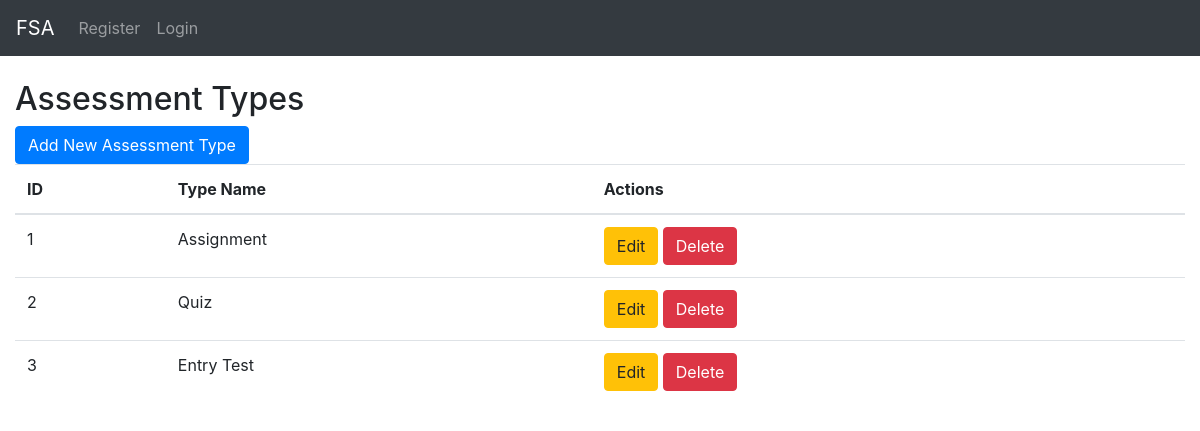
Page /assessments/assessmenttype on the committed database.
### assessments/models.py (models this page shows, shortened)
class AssessmentType(models.Model):
    type_name = models.CharField(max_length=50, unique=True)
    class Meta:
        verbose_name = "Assessment Type"
        verbose_name_plural = "Assessment Types"

### assessments/views_type.py (the view)
# urls.py: path('assessmenttype', AssessmentTypeListView.as_view(), name='assessmenttype_list'),
class AssessmentTypeListView(View):
    def get(self, request):
        assessment_types = AssessmentType.objects.all()
        return render(request, 'assessmenttype/assessment_type_list.html', {'assessment_types': assessment_types})

### assessments/templates/assessmenttype/assessment_type_list.html (shortened to what this page needs)
{% extends 'base.html' %}
{% load static %}
{% block content %}
<h2>Assessment Types</h2>
<a href="{% url 'assessment:assessmenttype_create' %}" class="btn btn-primary">Add New Assessment Type</a>
<table class="table">
    <thead>
        <tr>
            <th>ID</th>
            <th>Type Name</th>
            <th>Actions</th>
        </tr>
    </thead>
    <tbody>
        {% for assessment_type in assessment_types %}
        <tr>
            <td>{{ assessment_type.id }}</td>
            <td>{{ assessment_type.type_name }}</td>
            <td>
                <a href="{% url 'assessment:assessmenttype_update' assessment_type.id %}" class="btn btn-warning">Edit</a>
                <form action="{% url 'assessment:assessmenttype_delete' assessment_type.id %}" method="post" style="display:inline;">
                    <button type="submit" class="btn btn-danger">Delete</button>
                </form>
            </td>
        </tr>
        {% endfor %}
    </tbody>
</table>
{% endblock %}

### rows in the picture
AssessmentType: id "1", type_name "Assignment"
AssessmentType: id "2", type_name "Quiz"
AssessmentType: id "3", type_name "Entry Test"
